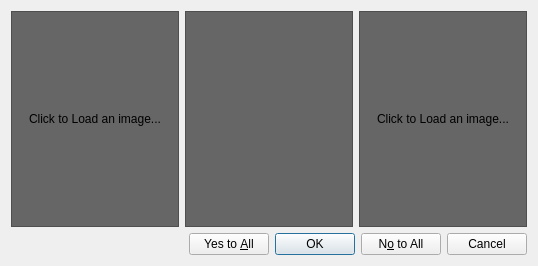
<?xml version="1.0" encoding="UTF-8"?>
<ui version="4.0">
 <class>CompareDialog</class>
 <widget class="QDialog" name="CompareDialog">
  <property name="geometry">
   <rect>
    <x>0</x>
    <y>0</y>
    <width>538</width>
    <height>266</height>
   </rect>
  </property>
  <property name="windowTitle">
   <string>Compare Images</string>
  </property>
  <layout class="QGridLayout" name="gridLayout">
   <item row="0" column="0">
    <layout class="QHBoxLayout" name="horizontalLayout">
     <item>
      <widget class="ImageFrame" name="leftImageFrame">
       <property name="minimumSize">
        <size>
         <width>160</width>
         <height>200</height>
        </size>
       </property>
       <property name="styleSheet">
        <string notr="true">background-color: rgb(102, 102, 102);</string>
       </property>
       <property name="frameShape">
        <enum>QFrame::StyledPanel</enum>
       </property>
       <property name="frameShadow">
        <enum>QFrame::Plain</enum>
       </property>
       <layout class="QGridLayout" name="gridLayout_2">
        <item row="0" column="0">
         <widget class="QLabel" name="leftInstructionsLabel">
          <property name="text">
           <string>Click to Load an image...</string>
          </property>
          <property name="alignment">
           <set>Qt::AlignCenter</set>
          </property>
          <property name="wordWrap">
           <bool>true</bool>
          </property>
         </widget>
        </item>
       </layout>
      </widget>
     </item>
     <item>
      <widget class="ImageCompareFrame" name="centerFrame">
       <property name="minimumSize">
        <size>
         <width>160</width>
         <height>200</height>
        </size>
       </property>
       <property name="styleSheet">
        <string notr="true">background-color: rgb(102, 102, 102);</string>
       </property>
       <property name="frameShape">
        <enum>QFrame::StyledPanel</enum>
       </property>
       <property name="frameShadow">
        <enum>QFrame::Plain</enum>
       </property>
      </widget>
     </item>
     <item>
      <widget class="ImageFrame" name="rightImageFrame">
       <property name="minimumSize">
        <size>
         <width>160</width>
         <height>200</height>
        </size>
       </property>
       <property name="styleSheet">
        <string notr="true">background-color: rgb(102, 102, 102);</string>
       </property>
       <property name="frameShape">
        <enum>QFrame::StyledPanel</enum>
       </property>
       <property name="frameShadow">
        <enum>QFrame::Plain</enum>
       </property>
       <layout class="QGridLayout" name="gridLayout_3">
        <item row="0" column="0">
         <widget class="QLabel" name="rightInstructionsLabel">
          <property name="text">
           <string>Click to Load an image...</string>
          </property>
          <property name="alignment">
           <set>Qt::AlignCenter</set>
          </property>
          <property name="wordWrap">
           <bool>true</bool>
          </property>
         </widget>
        </item>
       </layout>
      </widget>
     </item>
    </layout>
   </item>
   <item row="1" column="0">
    <widget class="QDialogButtonBox" name="buttonBox">
     <property name="orientation">
      <enum>Qt::Horizontal</enum>
     </property>
     <property name="standardButtons">
      <set>QDialogButtonBox::Cancel|QDialogButtonBox::NoToAll|QDialogButtonBox::Ok|QDialogButtonBox::YesToAll</set>
     </property>
    </widget>
   </item>
  </layout>
 </widget>
 <customwidgets>
  <customwidget>
   <class>ImageCompareFrame</class>
   <extends>QFrame</extends>
   <header>src/imagecompareframe.h</header>
   <container>1</container>
  </customwidget>
  <customwidget>
   <class>ImageFrame</class>
   <extends>QFrame</extends>
   <header>src/imageframe.h</header>
   <container>1</container>
  </customwidget>
 </customwidgets>
 <resources/>
 <connections>
  <connection>
   <sender>buttonBox</sender>
   <signal>accepted()</signal>
   <receiver>CompareDialog</receiver>
   <slot>accept()</slot>
   <hints>
    <hint type="sourcelabel">
     <x>248</x>
     <y>254</y>
    </hint>
    <hint type="destinationlabel">
     <x>157</x>
     <y>274</y>
    </hint>
   </hints>
  </connection>
  <connection>
   <sender>buttonBox</sender>
   <signal>rejected()</signal>
   <receiver>CompareDialog</receiver>
   <slot>reject()</slot>
   <hints>
    <hint type="sourcelabel">
     <x>316</x>
     <y>260</y>
    </hint>
    <hint type="destinationlabel">
     <x>286</x>
     <y>274</y>
    </hint>
   </hints>
  </connection>
 </connections>
</ui>
